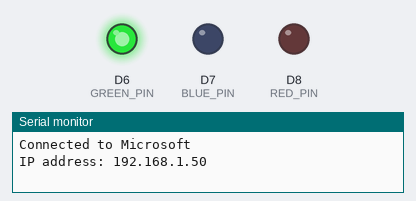
Bench run of a sketch on a simulated ESP8266 (NodeMCU). On the bench: output pins drawn as LEDs (lit = HIGH), the last lines printed to the serial monitor. WiFi joins after 1.5 s; servers stay silent unless stated; uploads are accepted with an empty reply.

Above: at 1.65 s.
At 7.5 s:
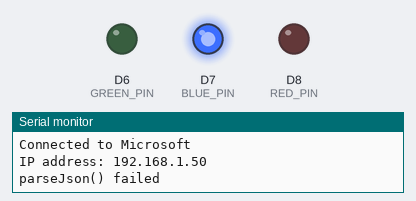
At 13.8 s:
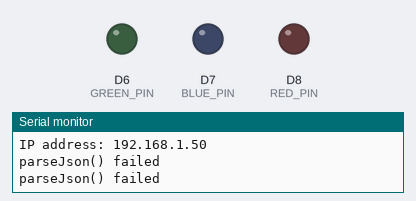
Timing chart, 0 to 14.2 s (numbered marks = the images above):
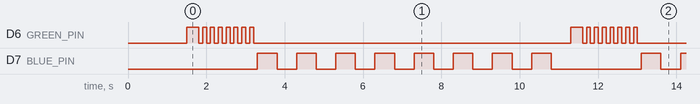

The sketch:

isp8266.ino
```cpp
#include <ESP8266WiFi.h>
#include <ESP8266WiFiMulti.h>
#include <ESP8266HTTPClient.h>
#include <ArduinoJson.h>

#define RED_PIN 15
#define GREEN_PIN 12
#define BLUE_PIN 13
#define LDR_PIN A0
#define HTTP_PORT 443
#define TIME_OUT 30000

const char* ssid = "Microsoft";
const char* password = "password";
const char* host = "http://api.forismatic.com/api/1.0/?method=getQuote&format=json&lang=en";
const char* fingerPrint = "32 D1 EC 69 40 D3 4E 76 F8 32 89 4E 0C 4F 1C 62 2B AC 49 D9";
bool onOff = true;

void setup() {
  Serial.begin(9600);
  pinMode(RED_PIN, OUTPUT);
  pinMode(BLUE_PIN, OUTPUT);
  pinMode(GREEN_PIN, OUTPUT);
  connectWifi();
}

void loop() {
  ledGreen();
  yield();
  httpGet(host);
  blinkLed(0, 0, 255, 500, 7); // blue
}

// ==========================================================================

void httpGet(const char* url) {
  HTTPClient http;
  http.begin(url);
  int httpCode = http.GET();

  if (httpCode > 0) {
    String payload = http.getString();
    yield();
    parseJson(payload, "quoteText");
    blinkLed(0, 255, 0, 100, 7);
  } else {
    Serial.printf("Failed, ERROR: %s\n", http.errorToString(httpCode).c_str());
    blinkLed(255, 0, 0, 200, 10);
  }

  http.end();
}

// void httpPost(const char* url) {
//   HTTPClient http;
//   http.begin(url, fingerPrint);
//   http.addHeader("Content-Type", "application/x-www-form-urlencoded");
//   http.POST("title=foo&body=bar&userId=1");
//   http.writeToStream(&Serial);
//   http.end();
// }


void ledColor(int red, int green, int blue) {
  if (onOff) {
    analogWrite(RED_PIN, red);
    analogWrite(GREEN_PIN, green);
    analogWrite(BLUE_PIN, blue);
  } else {
    ledOff();
  }
}

void ledOff() {
  analogWrite(RED_PIN, 0);
  analogWrite(GREEN_PIN, 0);
  analogWrite(BLUE_PIN, 0);
}

void blinkLed(int red, int green, int blue, int timeout, int repeat) {
  for (int i = 0; i <= repeat; i++) {
    ledColor(red, green, blue);
    delay(timeout);
    ledOff();
    delay(timeout);
 }
}

void ledRed()   { ledColor(255, 0, 0); }
void ledGreen() { ledColor(0, 255, 0); }
void ledBlue()  { ledColor(0, 0, 255); }

const char* parseJson(String& json, const char* key) {
  StaticJsonBuffer<512> jsonBuffer;
  JsonObject& root = jsonBuffer.parseObject(json);
  if (!root.success()) {
    Serial.println("parseJson() failed");
  }
  const char* result = root[key];
  Serial.println(result);
  return result; // NOTE: chars returned here don't work
}


void connectWifi() {
  ESP8266WiFiMulti WiFiMulti;
  WiFiMulti.addAP(ssid, password);

  while (WiFiMulti.run() != WL_CONNECTED) {
    ledColor(225, 165 , 0); // orange
    delay(500);
  }

  Serial.println("");
  Serial.print("Connected to ");
  Serial.println(WiFi.SSID());
  Serial.print("IP address: ");
  Serial.println(WiFi.localIP());
}


// TODO
// + Integrate Wunderlist
// + https://theysaidso.com/api/
```

Measured:
- by itself, D6 (GREEN_PIN): repeats every 9.8 s: 7 × (LOW 0.10 s, HIGH 0.10 s), LOW 8.1 s, HIGH 0.30 s
- by itself, D7 (BLUE_PIN): repeats every 9.8 s: 7 × (LOW 0.50 s, HIGH 0.50 s), LOW 2.3 s, HIGH 0.50 s
- by itself, everything shown: repeats every 9.8 s, in 22 steps
